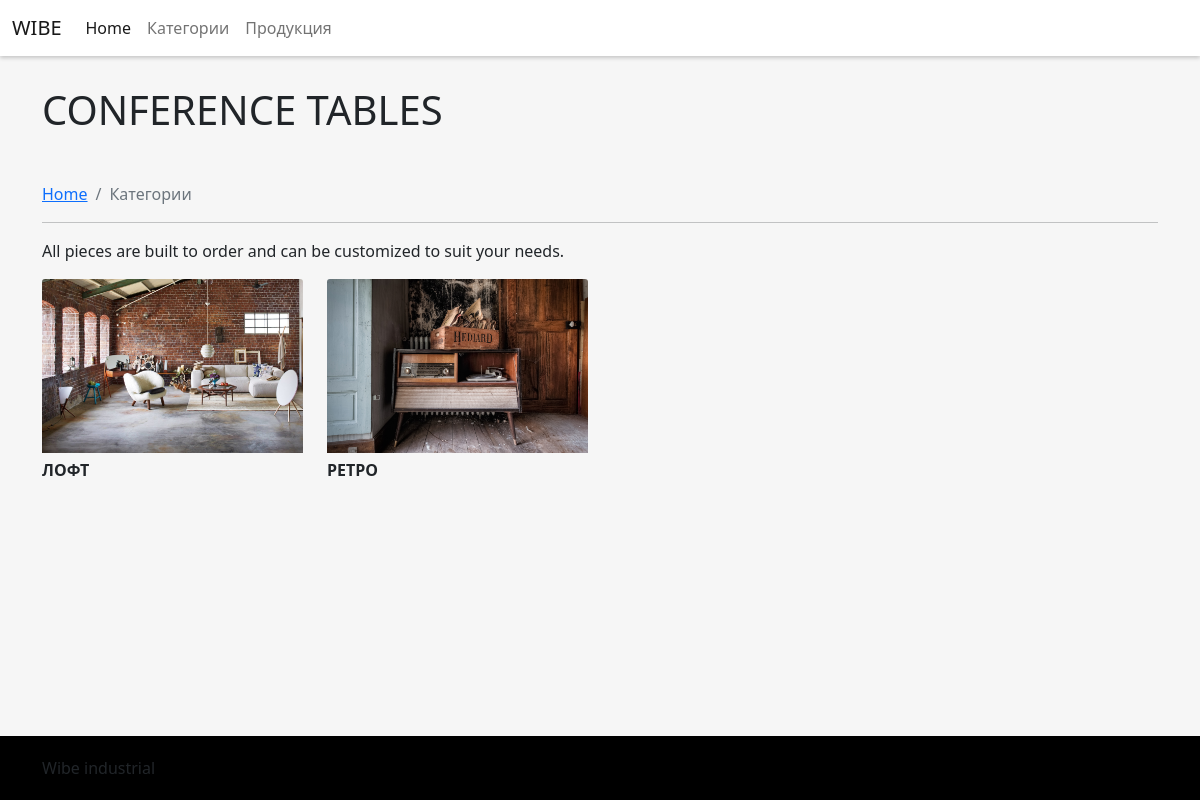
The page /category on the database its author committed.
### myshop/models.py (models this page shows, shortened)
class Category(models.Model):
    name = models.CharField(max_length=100, db_index=True)
    image = models.ImageField(upload_to='var/www/wibe_temp/shop/product/%Y/%m/%d', blank=True)
    slug = models.SlugField(max_length=100, unique=True)
    class Meta:
        ordering = ('name',)
        verbose_name = 'Категория'
        verbose_name_plural = 'Категории'
    def get_absolute_url(self):
        return reverse('myshop:product_list_by_category', args=[self.slug])

### myshop/views.py (the view)
# urls.py: path('category', views.category, name='category'),
def category(request):
    categories = Category.objects.all()
    products = Product.objects.filter(available=True)
    return render(request, 'shop/product/category.html',
                  {
                      'categories': categories,
                      'products': products
                  })

### myshop/templates/shop/product/category.html (shortened to what this page needs)
{% load static %}
<!DOCTYPE html>
<html lang="en">
<head>
    <link href="{% static "css/bootstrap.min.css" %}" rel="stylesheet">
    <link href="{% static "css/style.css" %}" rel="stylesheet">
</head>
<body>
    <nav class="navbar sticky-top navbar-expand-lg navbar-light" style="background: white; box-shadow: 0 2px 4px rgba(0, 0, 0, .2);">
        <div class="container-fluid">
          <a class="navbar-brand" href="{% url 'myshop:home' %}">WIBE</a>
          <div class="collapse navbar-collapse" id="navbarNavAltMarkup">
            <div class="navbar-nav">
              <a class="nav-link active" aria-current="page" href="{% url 'myshop:home' %}">Home</a>
              <a class="nav-link" href="{% url 'myshop:category' %}">Категории</a>
              <a class="nav-link" href="{% url 'myshop:products' %}">Продукция</a>
              <a class="nav-link disabled" href="#" tabindex="-1" aria-disabled="true"></a>
            </div>
          </div>
        </div>
    </nav>
    <section style="background: rgb(246,246,246);">
        <div class="container">
            <div class="row">
                <div class="col-12" style="padding-top: 30px;">
                    <h1 class="text-left text-uppercase mb-5" style="margin: auto;">Conference Tables</h1>
                </div>
            </div>
            <div class="row">
                <div class="col-12">
                    <nav aria-label="breadcrumb">
                        <ol class="breadcrumb">
                          <li class="breadcrumb-item"><a href="{% url 'myshop:home' %}">Home</a></li>
                          <li class="breadcrumb-item active" aria-current="page">Категории</li>
                        </ol>
                    </nav>
                    <hr>
                </div>
            </div>
            <div class="row">
                <div class="col-12">
                    <p>All pieces are built to order and can be customized to suit your needs.</p>
                </div>
            </div>
            <div class="row">
                {% for c in categories %}
                    <div class="col-xxl-3 col-xl-3 col-md-6 col-sm-12">
                        <a href="{{ c.get_absolute_url }}"><img src="{{ c.image.url }}" class="card-img-top" alt="..."></a>
                        <p style="padding-top: 5px; margin-bottom: 45px; font-weight: bold">{{ c.name }}</p>
                    </div>
                {% endfor %}
            </div>
        </div>
    </section>
    <footer role="contentinfo">
        <div class="container">
            Wibe industrial
        </div>
    </footer>
</body>
</html>

### myshop/static/css/style.css (style rules this page uses)
html { height: 100%; }
body { margin: 0; min-height: 100%; display: grid; grid-template-rows: auto 1fr auto; }
footer { background: black; padding: 20px; }

### rows shown on the page
Category: image (picture), name "ЛОФТ"
Category: image (picture), name "РЕТРО"
